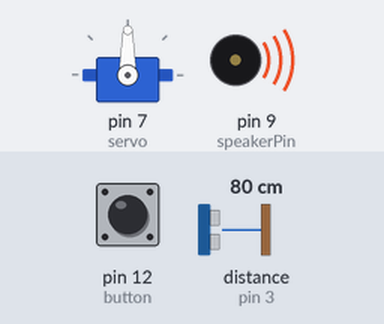
Bench run of a sketch on a simulated Arduino Uno, built with avr-gcc and run on an emulated ATmega328P. On the bench: servo, buzzer (waves = sounding). Wiring (inferred from the names in the program): ultrasonic range finder: trigger pin 2; echo pin 3. The test bench sets the inputs (shaded band); at power-on: pin 12 (button) LOW, distance to the obstacle (sensor on pin 3) 80 cm. The echo pulse lasts 58.3 µs per cm; what the sketch prints to the serial monitor is not drawn.

Above: at 1.2 s.
1.3 s: pin 12 (button) pulled HIGH for 0.15 s
At 1.39 s:
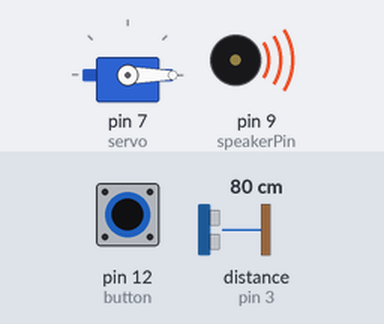
4.4 s: pin 12 (button) pulled HIGH for 1 s
At 6.2 s:
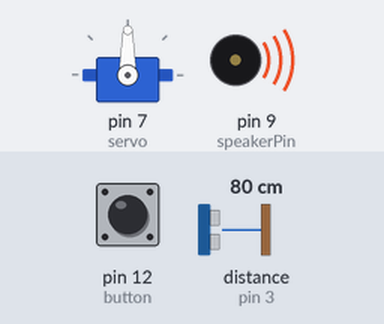
8.4 s: pin 12 (button) pulled HIGH for 3.2 s
At 8.56 s:
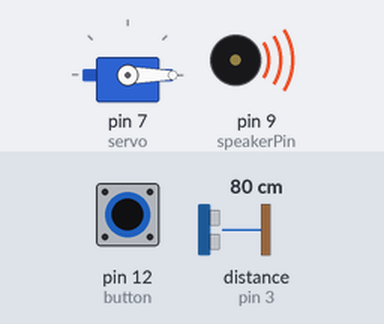
23.6 s: distance to the obstacle (sensor on pin 3) set to 2 cm
At 24.5 s:
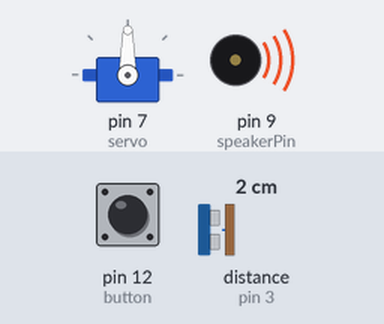
Timing chart, 0 to 26.6 s (numbered marks = the images above; inputs shaded):
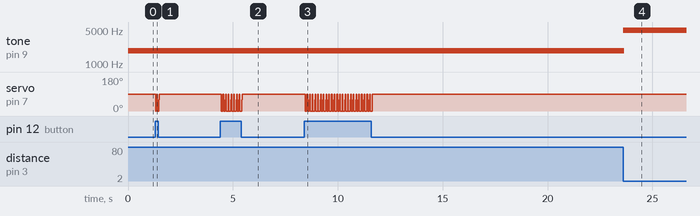

The sketch:

sounds.ino
```cpp
//#include <Keyboard.h>

#include "pitches.h"
#include <Servo.h>
Servo servo;

// Location of pins for all inputs and outputs
const int signal_out = 2;
const int signal_in = 3;
const int speakerPin = 9;
const int button = 12;

// Array for notes and index
int notes[] = {NOTE_B0, NOTE_C1 , NOTE_CS1 , NOTE_D1 , NOTE_DS1 , NOTE_E1  , NOTE_F1 , NOTE_FS1  , NOTE_G1 , NOTE_GS1  , NOTE_A1 , NOTE_AS1  , NOTE_B1  , NOTE_C2  , NOTE_CS2  , NOTE_D2   , NOTE_DS2  , NOTE_E2 , NOTE_F2 , NOTE_FS2  , NOTE_G2 , NOTE_GS2  , NOTE_A2  , NOTE_AS2  , NOTE_B2 , NOTE_C3 , NOTE_CS3 , NOTE_D3 , NOTE_DS3 , NOTE_E3  , NOTE_F3 , NOTE_FS3 , NOTE_G3 , NOTE_GS3 , NOTE_A3 , NOTE_AS3  , NOTE_B3 , NOTE_C4 , NOTE_CS4 , NOTE_D4 , NOTE_DS4 , NOTE_E4 , NOTE_F4 , NOTE_FS4 , NOTE_G4 , NOTE_GS4 , NOTE_A4 , NOTE_AS4 , NOTE_B4 , NOTE_C5  , NOTE_CS5 , NOTE_D5  , NOTE_DS5 , NOTE_E5  , NOTE_F5  , NOTE_FS5  , NOTE_G5   , NOTE_GS5  , NOTE_A5 , NOTE_AS5 , NOTE_B5 , NOTE_C6 , NOTE_CS6  , NOTE_D6  , NOTE_DS6 , NOTE_E6 , NOTE_F6 , NOTE_FS6 , NOTE_G6 , NOTE_GS6  , NOTE_A6  , NOTE_AS6 , NOTE_B6 , NOTE_C7 , NOTE_CS7 , NOTE_D7 , NOTE_DS7  , NOTE_E7 , NOTE_F7   , NOTE_FS7 , NOTE_G7  , NOTE_GS7 , NOTE_A7  , NOTE_AS7  , NOTE_B7  , NOTE_C8  , NOTE_CS8 , NOTE_D8 , NOTE_DS8};
int note;

//control of Ultrasonic sensor helper var
long duration;
long distance;

//Button into switch helper var
int count_b = 0;
int pressed = 0;

//Servo helper vars
int ser_direct = 10;


void setup() {
  //set up inputs and outputs; initialize serial monitor
  pinMode(button, INPUT);
  pinMode(signal_out, OUTPUT);
  pinMode(signal_in, INPUT);
  pinMode(speakerPin, 9);
  servo.attach(7);
  Serial.begin(9600);
}

void loop() {

  int button_state = digitalRead(button); //button state

  digitalWrite(signal_out, LOW); //restart ultrasonic
  delayMicroseconds(3);
  digitalWrite(signal_out, HIGH); //send ultrasonic sound
  delayMicroseconds(3);
  digitalWrite(signal_out, LOW); //stop ultrasonic sound
  duration = pulseIn(signal_in, HIGH); //get echo, measure distance
  distance = duration * 0.034 / 2; //calculate distance

  note = map(distance, 0, 400, 88, 0); //map distance to notes array index
  //Serial.println(note);
  note = constrain(note, 20, 88); //constrain map
  // Serial.println(note);
  Serial.println(distance); //print distance
  tone(speakerPin, notes[note], 100); //play tone correponding to this distance
  Serial.print("Note: "); //print note
  Serial.println(notes[note]);
  delay(10); //
  Serial.println(button_state);

  if (button_state) {
    for ( int i = 0 ; i <= 90 && i >= -90; i += ser_direct) { // goes from 0 degrees to 90 degrees and 0 to -90
      servo.write(i);
      Serial.println(i);
      if (i == 90 || i == -90) {
        ser_direct = -(ser_direct);
        break;
      }
      delay(1);
    }
  }
  noTone(speakerPin);
}
```

pitches.h
```cpp
/*************************************************
 * Public Constants
 *************************************************/

#define NOTE_B0  31
#define NOTE_C1  33
#define NOTE_CS1 35
#define NOTE_D1  37
#define NOTE_DS1 39
#define NOTE_E1  41
#define NOTE_F1  44
#define NOTE_FS1 46
#define NOTE_G1  49
#define NOTE_GS1 52
#define NOTE_A1  55
#define NOTE_AS1 58
#define NOTE_B1  62
#define NOTE_C2  65
#define NOTE_CS2 69
#define NOTE_D2  73
#define NOTE_DS2 78
#define NOTE_E2  82
#define NOTE_F2  87
#define NOTE_FS2 93
#define NOTE_G2  98
#define NOTE_GS2 104
#define NOTE_A2  110
#define NOTE_AS2 117
#define NOTE_B2  123
#define NOTE_C3  131
#define NOTE_CS3 139
#define NOTE_D3  147
#define NOTE_DS3 156
#define NOTE_E3  165
#define NOTE_F3  175
#define NOTE_FS3 185
#define NOTE_G3  196
#define NOTE_GS3 208
#define NOTE_A3  220
#define NOTE_AS3 233
#define NOTE_B3  247
#define NOTE_C4  262
#define NOTE_CS4 277
#define NOTE_D4  294
#define NOTE_DS4 311
#define NOTE_E4  330
#define NOTE_F4  349
#define NOTE_FS4 370
#define NOTE_G4  392
#define NOTE_GS4 415
#define NOTE_A4  440
#define NOTE_AS4 466
#define NOTE_B4  494
#define NOTE_C5  523
#define NOTE_CS5 554
#define NOTE_D5  587
#define NOTE_DS5 622
#define NOTE_E5  659
#define NOTE_F5  698
#define NOTE_FS5 740
#define NOTE_G5  784
#define NOTE_GS5 831
#define NOTE_A5  880
#define NOTE_AS5 932
#define NOTE_B5  988
#define NOTE_C6  1047
#define NOTE_CS6 1109
#define NOTE_D6  1175
#define NOTE_DS6 1245
#define NOTE_E6  1319
#define NOTE_F6  1397
#define NOTE_FS6 1480
#define NOTE_G6  1568
#define NOTE_GS6 1661
#define NOTE_A6  1760
#define NOTE_AS6 1865
#define NOTE_B6  1976
#define NOTE_C7  2093
#define NOTE_CS7 2217
#define NOTE_D7  2349
#define NOTE_DS7 2489
#define NOTE_E7  2637
#define NOTE_F7  2794
#define NOTE_FS7 2960
#define NOTE_G7  3136
#define NOTE_GS7 3322
#define NOTE_A7  3520
#define NOTE_AS7 3729
#define NOTE_B7  3951
#define NOTE_C8  4186
#define NOTE_CS8 4435
#define NOTE_D8  4699
#define NOTE_DS8 4978
```

Measured:
- after the input at 1.3 s, servo on pin 7 (servo): 90° → 0° at once, → 90° 0.15 s later
- after the input at 4.4 s, tone on pin 9 (speakerPin): stays 1865 Hz (without the input it goes to silent after 4.0 s); servo on pin 7 (servo): 90° → 0° at once, then repeats every 0.13 s: 60° 0.02 s, 90° 0.03 s, 0° 0.09 s, until it stays 90° from 5.4 s
- after the input at 8.4 s, servo on pin 7 (servo): 90° → 0° at once, then repeats every 0.13 s: 60° 0.02 s, 90° 0.03 s, 0° 0.09 s, until it stays 90° from 11.7 s
- after the input at 23.6 s, tone on pin 9 (speakerPin): 1865 Hz → 4978 Hz at once
